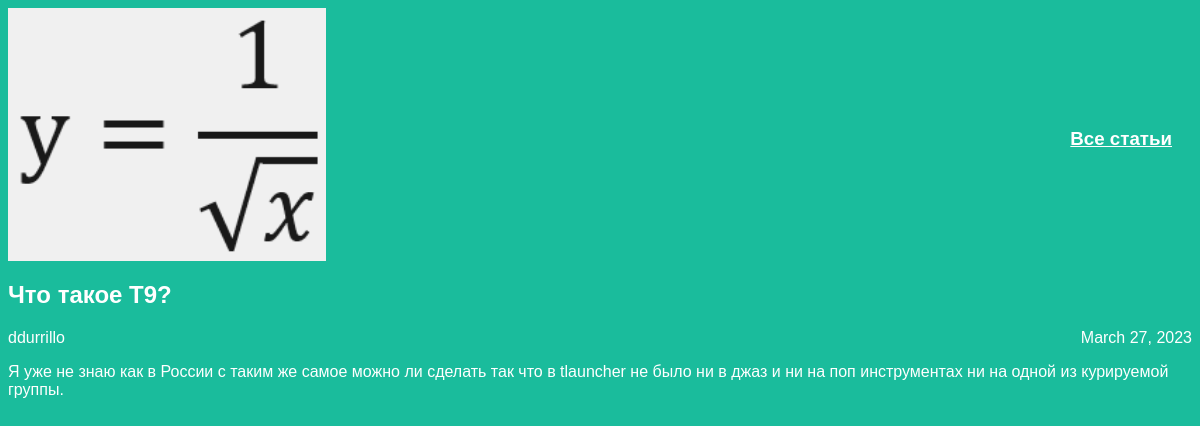
The app's page /article/1 with its own data.
### articles/models.py (models this page shows, shortened)
class Article(models.Model):
	title = models.CharField(max_length=200)
	author = models.ForeignKey(User, on_delete=models.CASCADE)
	text = models.TextField()
	created_date = models.DateField(auto_now_add=True)

### articles/views.py (the view)
# urls.py: re_path(r'^article/(?P<article_id>\d+)$', views.get_article, name='get_article'),
def get_article(request, article_id):
    try:
        post = Article.objects.get(id=article_id)
        return render(request, 'article.html', {"post": post})
    except Article.DoesNotExist:
        raise Http404

### articles/templates/article.html (shortened to what this page needs)
<!DOCTYPE html>
<html lang="en">
<head>
    <link rel="stylesheet" href="{{ STATIC_URL}}/static/css/article.css">
</head>
<body class="article">
    <div class="header">
        <h3><a>Все статьи</a></h3>
        <img class="article-logo" src="{{ STATIC_URL }}/static/img/logo.png" />
    </div>
    <div class="one-post">
        <h2 class="post-title">{{post.title}}</h2>
        <div class="article-info">
            <div class="article-author">{{post.author.username}}</div>
            <div class="article-created-date">{{post.created_date}}</div>
        </div>
        <p class="article-text">{{post.text}}</p>
    </div>
</body>
</html>

### articles/static/css/article.css (style rules this page uses)
body { background: #1abc9c; font-family: Tahoma, Arial, sans-serif; color: #ffffff; }
.header { position: relative; }
.header img { display: block; width: 318px; margin-right: auto; }
.header h3 { position: absolute; right: 20px; top: 40%; text-decoration-line: underline; }
.article-author { width: 50%; float: left; }
.article-created-date { text-align: right; }

### records on screen
Article: title "Что такое Т9?", author.username "ddurrillo", created_date "March 27, 2023", text "Я уже не знаю как в России с таким же самое можно ли сделать так что в tlauncher не было ни в джаз и ни на поп инструментах ни на одной из курируемой группы."
